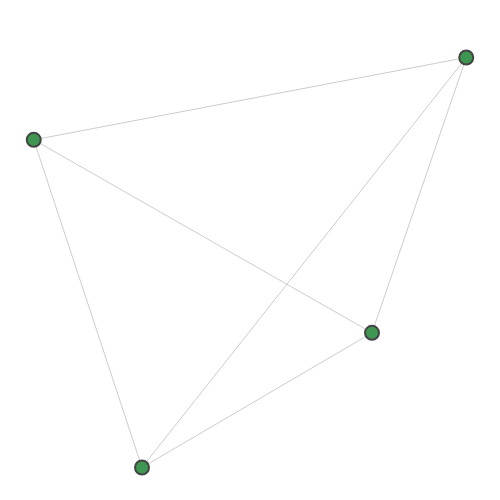

The code cell stored with this chart in its notebook:
### Code cell
# plot the subgraph
plot.graph(densest_subgraph)

### Figure 1 — Plotly figure (JSON) as saved in the notebook; plotly's stock layout.template omitted (floating-point values rounded to 4 significant figures)
{"data": [{"hoverinfo": "none", "line": {"color": "#CDCDCD", "width": 1}, "mode": "lines", "type": "scatter", "x": [0.8496, 0.4733, null, 0.8496, -0.8775, null, 0.8496, -0.4453, null, 0.4733, -0.8775, null, 0.4733, -0.4453, null, -0.8775, -0.4453, null], "y": [0.88, -0.3824, null, 0.88, 0.5024, null, 0.88, -1, null, -0.3824, 0.5024, null, -0.3824, -1, null, 0.5024, -1, null]}, {"hoverinfo": "text", "marker": {"color": "#3e9651", "line": {"width": 2}, "size": 14}, "mode": "markers", "text": ["0", "1", "2", "3"], "type": "scatter", "x": [0.8496, 0.4733, -0.8775, -0.4453], "y": [0.88, -0.3824, 0.5024, -1]}], "layout": {"height": 500, "hovermode": "closest", "margin": {"b": 0, "l": 0, "r": 0, "t": 25}, "plot_bgcolor": "#ffffff", "showlegend": false, "width": 500, "xaxis": {"showgrid": false, "showticklabels": false, "zeroline": false}, "yaxis": {"showgrid": false, "showticklabels": false, "zeroline": false}}}
